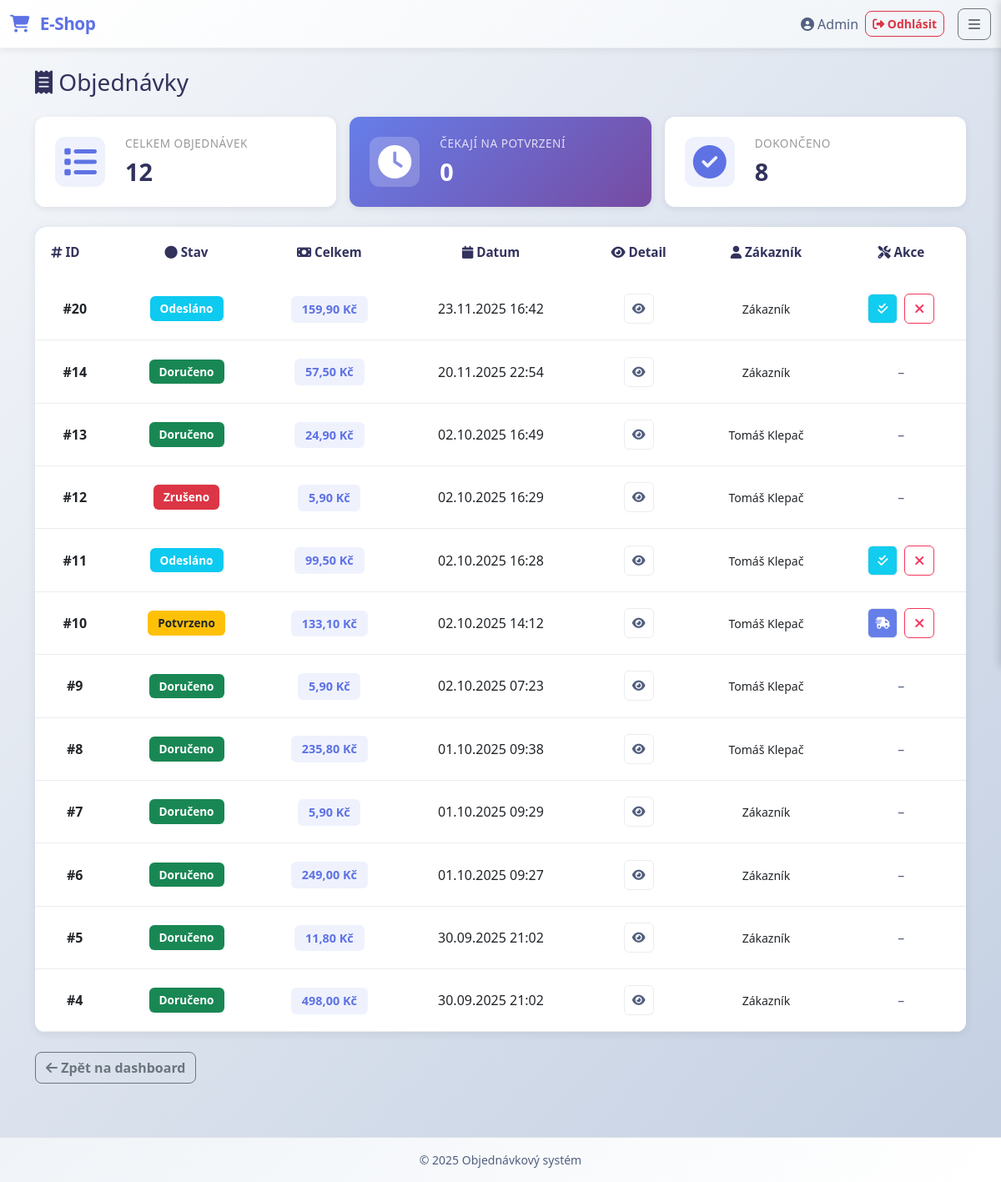
The page /public/index.php?action=orders (signed in) on the database its author committed.
### tables this page shows
CREATE TABLE `orders` (
  `id` int(11) NOT NULL,
  `customer_id` int(11) NOT NULL,
  `status` varchar(50) NOT NULL DEFAULT 'pending',
  `note` text DEFAULT NULL,
  `total_cents` int(11) NOT NULL,
  `created_at` timestamp NOT NULL DEFAULT current_timestamp(),
  `street` varchar(255) NOT NULL,
  `city` varchar(100) NOT NULL,
  `zip` varchar(10) NOT NULL
);

CREATE TABLE `users` (
  `id` int(11) NOT NULL,
  `email` varchar(255) NOT NULL,
  `password_hash` varchar(255) NOT NULL,
  `name` varchar(120) NOT NULL,
  `is_active` tinyint(1) NOT NULL DEFAULT 1,
  `is_approved` tinyint(1) NOT NULL DEFAULT 1,
  `created_at` timestamp NOT NULL DEFAULT current_timestamp()
);

### app/Models/OrderModel.php (called while the page is built, shortened)
<?php
class OrderModel {
    public static function getAllOrders(): array {
        $db = Database::getInstance();
        $stmt = $db->query("
            SELECT o.id, o.customer_id, u.name AS customer_name,
                   o.status, o.total_cents, o.created_at
            FROM orders o
            JOIN users u ON o.customer_id = u.id
            ORDER BY o.created_at DESC
        ");
        return $stmt->fetchAll(\PDO::FETCH_ASSOC);
    }
}

### app/Controllers/OrderController.php (called while the page is built, shortened)
<?php
class OrderController {
    public function getAllOrders(): array {
        return OrderModel::getAllOrders();
    }
}

### app/Views/orders_view.php (the view, shortened to what this page needs)
<?php require __DIR__ . '/partials/header.php'; ?>
<h1 class="h3 mb-4"><i class="fas fa-receipt"></i> Objednávky</h1>
<?php
$roles = array_map('strtolower', $_SESSION['roles'] ?? []);
$isCustomer = in_array('customer', $roles);
?>
<?php if (!empty($orders)): ?>
    <div class="row mb-4 g-3">
        <div class="col-md-4">
            <div class="summary-card">
                <div class="summary-icon"><i class="fas fa-list"></i></div>
                <div class="summary-content">
                    <h6>Celkem objednávek</h6>
                    <h3><?= count($orders) ?></h3>
                </div>
            </div>
        </div>
        <div class="col-md-4">
            <div class="summary-card highlight">
                <div class="summary-icon"><i class="fas fa-clock"></i></div>
                <div class="summary-content">
                    <h6>Čekají na potvrzení</h6>
                    <h3><?= count(array_filter($orders, fn($o) => $o['status'] === 'pending')) ?></h3>
                </div>
            </div>
        </div>
        <div class="col-md-4">
            <div class="summary-card">
                <div class="summary-icon"><i class="fas fa-check-circle"></i></div>
                <div class="summary-content">
                    <h6>Dokončeno</h6>
                    <h3><?= count(array_filter($orders, fn($o) => in_array($o['status'], ['delivered', 'completed', 'finished']))) ?></h3>
                </div>
            </div>
        </div>
    </div>
    <div class="table-responsive cart-table-wrapper mb-4">
        <table class="table cart-table align-middle">
            <thead>
            <tr>
                <th><i class="fas fa-hashtag"></i> ID</th>
                <th class="text-center"><i class="fas fa-circle"></i> Stav</th>
                <th class="text-center"><i class="fas fa-money-bill"></i> Celkem</th>
                <th class="text-center"><i class="fas fa-calendar"></i> Datum</th>
                <th class="text-center"><i class="fas fa-eye"></i> Detail</th>
                <?php if (!$isCustomer): ?>
                    <th class="text-center"><i class="fas fa-user"></i> Zákazník</th>
                    <th class="text-center"><i class="fas fa-tools"></i> Akce</th>
                <?php endif; ?>
            </tr>
            </thead>
            <tbody>
            <?php foreach ($orders as $order): ?>
                <tr class="cart-item-row">
                    <td class="text-center fw-600">#<?= htmlspecialchars($order['id']) ?></td>
                    <td class="text-center">
                        <?php
                        $statusConfig = [
                            'pending' => ['badge bg-secondary', 'Čeká na potvrzení'],
                            'confirmed' => ['badge bg-warning text-dark', 'Potvrzeno'],
                            'shipped' => ['badge bg-info text-white', 'Odesláno'],
                            'canceled' => ['badge bg-danger', 'Zrušeno'],
                            'cancelled' => ['badge bg-danger', 'Zrušeno'],
                            'delivered' => ['badge bg-success', 'Doručeno'],
                            'completed' => ['badge bg-success', 'Dokončeno'],
                            'finished' => ['badge bg-success', 'Hotovo'],
                        ];
                        $status = $order['status'];
                        $config = $statusConfig[$status] ?? ['badge bg-secondary', $status];
                        echo '<span class="' . $config[0] . '">' . $config[1] . '</span>';
                        ?>
                    </td>
                    <td class="text-center">
                        <span class="price-badge-small">
                            <?= number_format((int)($order['total_cents'] ?? 0) / 100, 2, ',', ' ') ?> Kč
                        </span>
                    </td>
                    <td class="text-center"><?= date('d.m.Y H:i', strtotime($order['created_at'])) ?></td>
                    <td class="text-center">
                        <div style="display: flex; justify-content: center; align-items: center;">
                            <a href="index.php?action=order_detail&id=<?= urlencode($order['id']) ?>"
                               class="btn btn-sm btn-quantity" title="Zobrazit detail">
                                <i class="fas fa-eye"></i>
                            </a>
                        </div>
                    </td>
                    <?php if (!$isCustomer): ?>
                        <td class="text-center">
                            <?php
                            if (!empty($order['customer_name'])) {
                                echo '<small>' . htmlspecialchars($order['customer_name']) . '</small>';
                            } else {
                                echo '<span class="text-muted">–</span>';
                            }
                            ?>
                        </td>
                        <td class="text-center">
                            <div class="d-flex gap-1 justify-content-center">
                            <?php
                            if (in_array('admin', $roles) || in_array('supplier', $roles)) {
                                if ($order['status'] === 'pending') {
                                    echo '<a href="index.php?action=confirm_admin_order&id=' . urlencode($order['id']) . '"
                                           class="btn btn-sm btn-quantity" title="Potvrdit objednávku" style="background:#2dce89; color:white;">
                                           <i class="fas fa-check"></i>
                                           </a>';
                                    echo '<a href="index.php?action=cancel_order&id=' . urlencode($order['id']) . '"
                                           class="btn btn-remove"
                                           onclick="return confirm(\'Opravdu zrušit tuto objednávku?\');" title="Zrušit objednávku">
                                           <i class="fas fa-times"></i>
                                           </a>';
                                } elseif ($order['status'] === 'confirmed') {
                                    echo '<a href="index.php?action=mark_shipped&id=' . urlencode($order['id']) . '"
                                           class="btn btn-sm btn-quantity" title="Označit jako odesláno" style="background:#667eea; color:white;">
                                           <i class="fas fa-shipping-fast"></i>
                                           </a>';
                                    echo '<a href="index.php?action=cancel_order&id=' . urlencode($order['id']) . '"
                                           class="btn btn-remove"
                                           onclick="return confirm(\'Opravdu zrušit tuto objednávku?\');" title="Zrušit objednávku">
                                           <i class="fas fa-times"></i>
                                           </a>';
                                } elseif ($order['status'] === 'shipped') {
                                    echo '<a href="index.php?action=mark_completed&id=' . urlencode($order['id']) . '"
                                           class="btn btn-sm btn-quantity" title="Označit jako doručeno" style="background:#11cdef; color:white;">
                                           <i class="fas fa-check-double"></i>
                                           </a>';
                                    echo '<a href="index.php?action=cancel_order&id=' . urlencode($order['id']) . '"
                                           class="btn btn-remove"
                                           onclick="return confirm(\'Opravdu zrušit tuto objednávku?\');" title="Zrušit objednávku">
                                           <i class="fas fa-times"></i>
                                           </a>';
                                } else {
                                    echo '<span class="text-muted">–</span>';
                                }
                            } else {
                                echo '<span class="text-muted">–</span>';
                            }
                            ?>
                            </div>
                        </td>
                    <?php endif; ?>
                </tr>
            <?php endforeach; ?>
            </tbody>
        </table>
    </div>
    <div class="mb-3">
        <a href="index.php" class="btn btn-outline-secondary">
            <i class="fas fa-arrow-left"></i> Zpět na dashboard
        </a>
    </div>
<?php endif; ?>
<?php require __DIR__ . '/partials/footer.php'; ?>

### public/css/app.css (style rules this page uses)
body { font-family: 'Segoe UI', -apple-system, BlinkMacSystemFont, 'Roboto', 'Oxygen', sans-serif; background: linear-gradient(135deg, #f5f7fa 0%, #c3cfe2 100%); color: var(--dark-gray); display: flex; flex-direction: column; min-height: 100vh; }
.btn { font-weight: 600; border-radius: 0.5rem; transition: all 0.3s ease; }
.table-responsive { overflow-x: auto; -webkit-overflow-scrolling: touch; border-radius: 0.5rem; }
.table { margin-bottom: 0; }
.table thead { background-color: var(--light-gray); }
.table th { font-weight: 600; color: var(--dark-gray); border-color: var(--border-gray); }
.badge { padding: 0.5rem 0.75rem; font-weight: 600; font-size: 0.85rem; }
.text-muted { color: var(--text-gray) !important; }
.table { background: #ffffff; border-radius: 10px; overflow: hidden; box-shadow: 0 2px 10px rgba(0, 0, 0, 0.08); min-width: 1100px; width: 100%; }
.table thead { background: linear-gradient(135deg, #667eea 0%, #764ba2 100%); color: white; font-weight: 600; }
.table tbody tr { border-bottom: 1px solid var(--border-gray); transition: background 0.2s ease; }
.table-responsive { border-radius: 10px; overflow: hidden; }
.summary-card { background: white; border-radius: 12px; padding: 1.5rem; box-shadow: 0 2px 8px rgba(0, 0, 0, 0.08); display: flex; align-items: center; gap: 1.5rem; transition: all 0.3s ease; }
.summary-card.highlight { background: linear-gradient(135deg, #667eea 0%, #764ba2 100%); color: white; }
.summary-icon { font-size: 2.5rem; color: var(--primary-color); width: 60px; height: 60px; display: flex; align-items: center; justify-content: center; background: rgba(102, 126, 234, 0.1); border-radius: 12px; }
.summary-card.highlight .summary-icon { background: rgba(255, 255, 255, 0.2); color: white; }
.summary-content h6 { color: #999; font-size: 0.85rem; text-transform: uppercase; letter-spacing: 0.5px; margin-bottom: 0.5rem; }
.summary-card.highlight .summary-content h6 { color: rgba(255, 255, 255, 0.8); }
.summary-content h3 { margin: 0; font-weight: 700; color: var(--dark-gray); font-size: 1.8rem; }
.summary-card.highlight .summary-content h3 { color: white; }
.cart-table-wrapper { border-radius: 12px; overflow: hidden; box-shadow: 0 2px 12px rgba(0, 0, 0, 0.08); overflow-x: auto; -webkit-overflow-scrolling: touch; }
.cart-table { background: white; margin-bottom: 0; min-width: 1100px; width: 100%; }
.cart-table thead { background: linear-gradient(135deg, #667eea 0%, #764ba2 100%); color: white; font-weight: 600; }
.cart-table thead th { border: none; padding: 1.2rem; font-size: 0.95rem; }
.cart-table tbody tr { border-bottom: 1px solid #e9ecef; transition: background 0.2s ease; }
.cart-item-row td { padding: 1.2rem; vertical-align: middle; }
.cart-item-row .d-flex { flex-wrap: wrap; gap: 0.5rem !important; }
.fw-600 { font-weight: 600; }
.price-badge-small { background: rgba(102, 126, 234, 0.1); color: var(--primary-color); padding: 0.4rem 0.8rem; border-radius: 6px; font-weight: 600; font-size: 0.9rem; }
.btn-quantity { width: 36px; height: 36px; padding: 0; display: flex; align-items: center; justify-content: center; border-radius: 6px; border: 1px solid #e9ecef; background: white; color: var(--text-gray); transition: all 0.2s ease; }
.btn-remove { width: 36px; height: 36px; padding: 0; display: flex; align-items: center; justify-content: center; border-radius: 6px; border: 1px solid #f5365c; background: white; color: #f5365c; transition: all 0.2s ease; }

### rows shown on the page
orders: id "20", status "Odesláno", (int)($order['total_cents']??0)/100 "159,90", created_at "23.11.2025 16:42", customer.name "Zákazník"
orders: id "14", status "Doručeno", (int)($order['total_cents']??0)/100 "57,50", created_at "20.11.2025 22:54", customer.name "Zákazník"
orders: id "13", status "Doručeno", (int)($order['total_cents']??0)/100 "24,90", created_at "02.10.2025 16:49", customer.name "Tomáš Klepač"
orders: id "12", status "Zrušeno", (int)($order['total_cents']??0)/100 "5,90", created_at "02.10.2025 16:29", customer.name "Tomáš Klepač"
orders: id "11", status "Odesláno", (int)($order['total_cents']??0)/100 "99,50", created_at "02.10.2025 16:28", customer.name "Tomáš Klepač"
orders: id "10", status "Potvrzeno", (int)($order['total_cents']??0)/100 "133,10", created_at "02.10.2025 14:12", customer.name "Tomáš Klepač"
orders: id "9", status "Doručeno", (int)($order['total_cents']??0)/100 "5,90", created_at "02.10.2025 07:23", customer.name "Tomáš Klepač"
orders: id "8", status "Doručeno", (int)($order['total_cents']??0)/100 "235,80", created_at "01.10.2025 09:38", customer.name "Tomáš Klepač"
orders: id "7", status "Doručeno", (int)($order['total_cents']??0)/100 "5,90", created_at "01.10.2025 09:29", customer.name "Zákazník"
orders: id "6", status "Doručeno", (int)($order['total_cents']??0)/100 "249,00", created_at "01.10.2025 09:27", customer.name "Zákazník"
orders: id "5", status "Doručeno", (int)($order['total_cents']??0)/100 "11,80", created_at "30.09.2025 21:02", customer.name "Zákazník"
orders: id "4", status "Doručeno", (int)($order['total_cents']??0)/100 "498,00", created_at "30.09.2025 21:02", customer.name "Zákazník"

### other values the page prints
$_SESSION['user_name'] "Admin"
count($orders) "12"
count(array_filter($orders, fn($o) => $o['status'] === 'pending')) "0"
